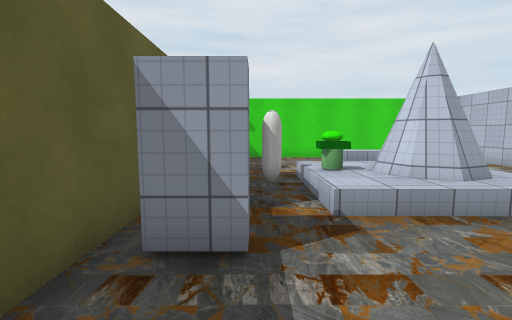
[1] (above)

23 first-person views from a walk through a scene from a Unity 3-D project. The camera is 1.5 m above the floor, tilts 6° down and sees 85° across. The floor is counted in squares, 1.09 m on a side. Each view is taken from the middle of a square. On the plan, view 1 faces up. The plan holds only what a view shows up to about 13 squares ahead; the rest is blank. The place goes on beyond the plan. The player character is not drawn. Some surface patterns are stand-ins.

[2]
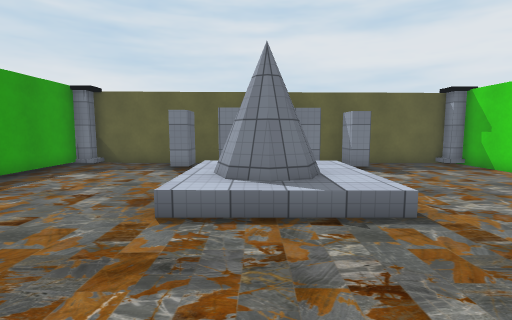

[3]
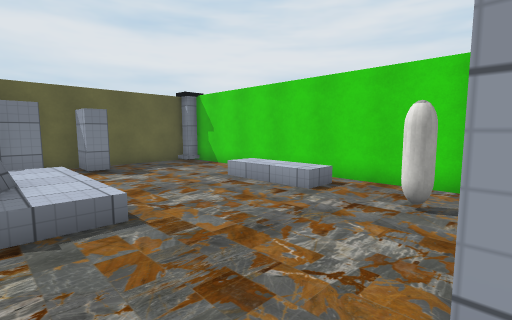

[4]
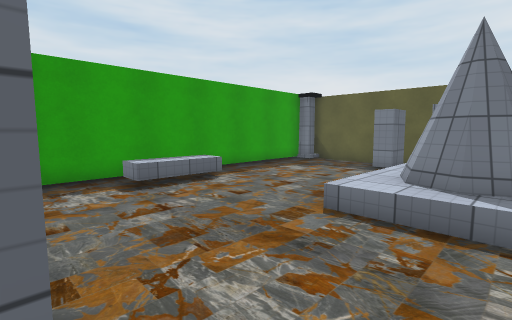

[5]
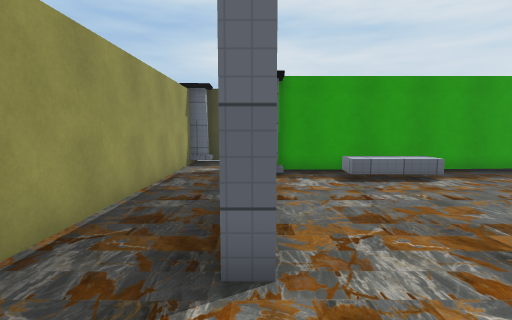

[6]
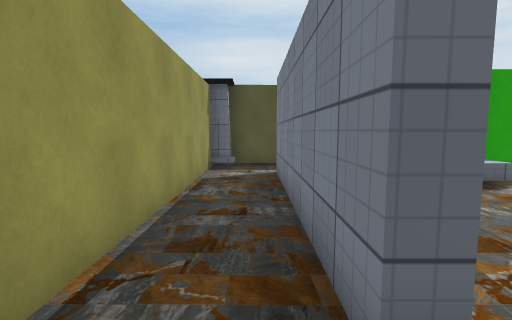

[7]
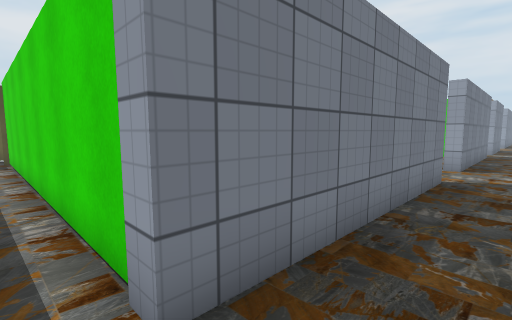

[8]
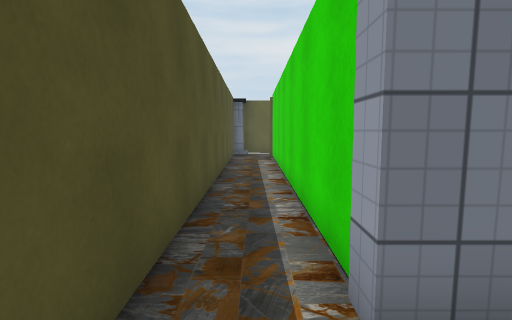

[9]
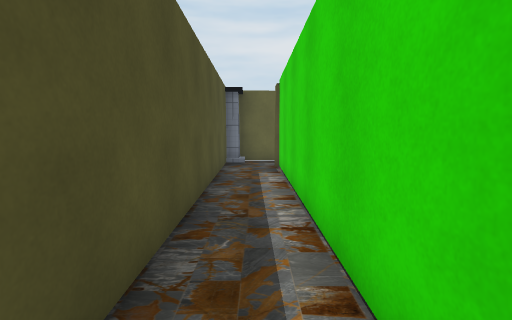

[10]
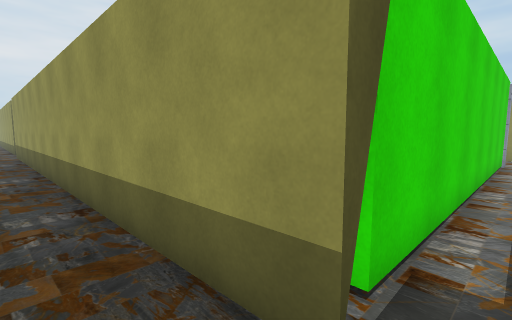

[11]
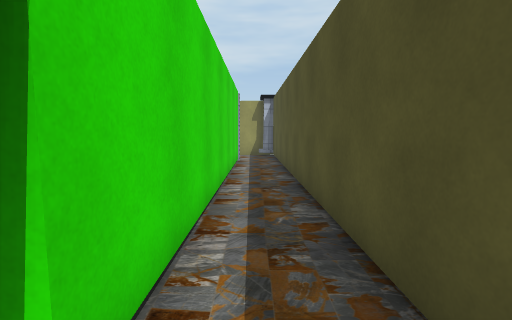

[12]
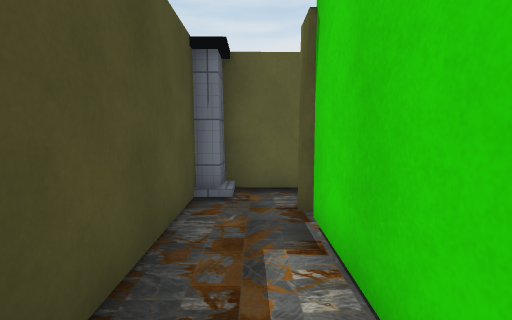

[13]
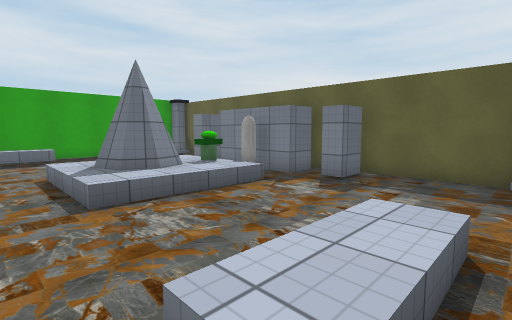

[14]
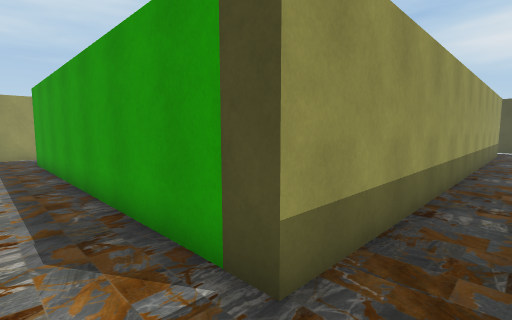

[15]
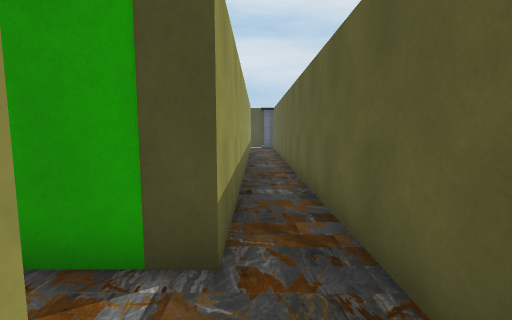

[16]
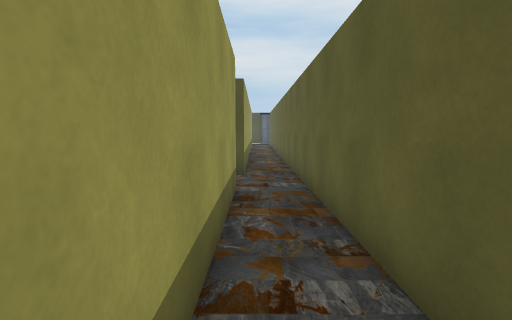

[17]
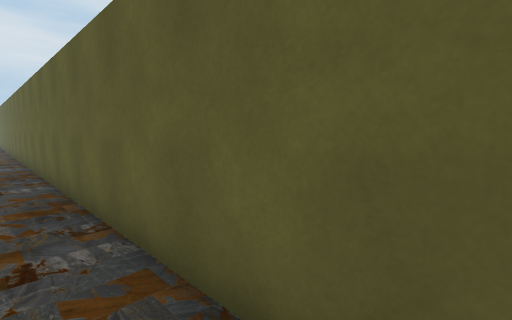

[18]
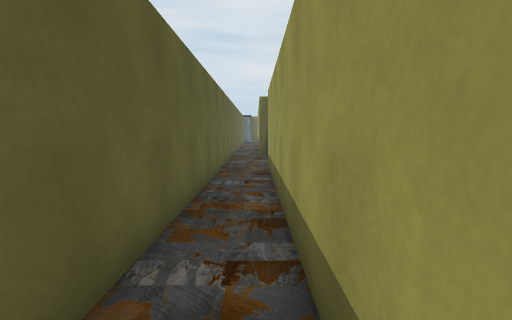

[19]
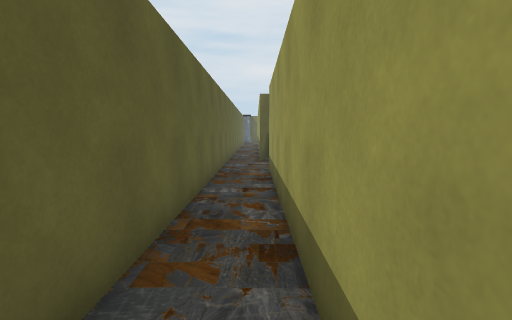

[20]
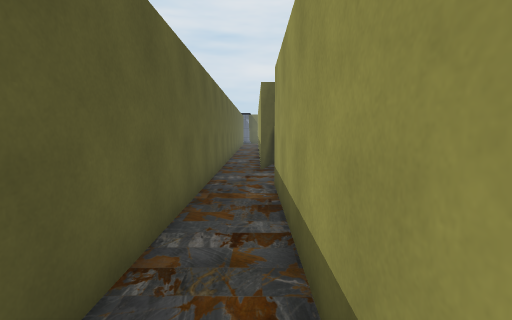

[21]
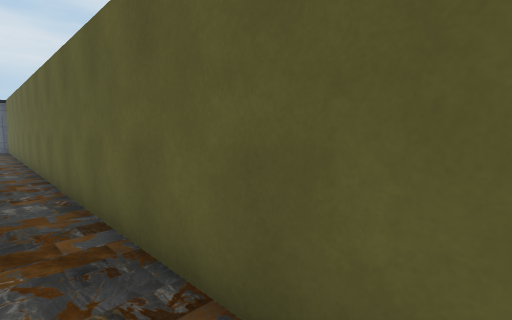

[22]
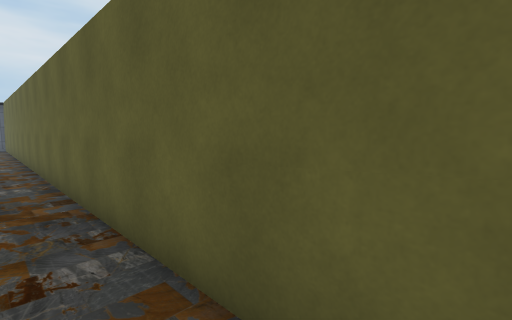

[23]
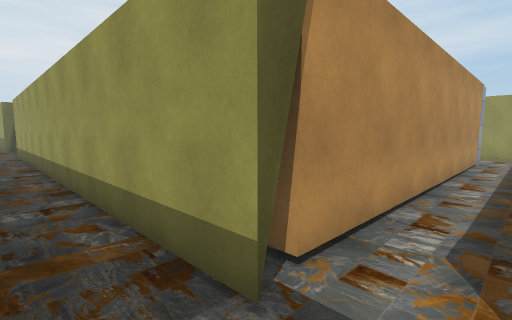

### Floor plan
Key: @ floor where view 1 was taken; # wall or solid block; x gap in a wall; . main floor; : floor 0.5 m higher than the main floor; = window, fence, low wall or low ledge; ^ raised ledge.
Columns run from 5 left of view 1 to 13 right of it. Each row starts with its distance up from view 1.
 35 #..#
 34 #..#
 33 #..#
 32 #..#
 31 #..#
 30 #..#
 29 #..#
 28 #..#
 27 #..#
 26 #..#
 25 #..#
 24 #..#
 23 #..#
 22 #..#
 21 #..#
 20 #..#
 19 #..#
 18 #..############# .#
 17 #.................#
 16 #.................#
 15 #..#############..#
 14 #..#...........#.
 13 #..#.....:::...#.
 12 #..#...........#.
 11 #..#...........#.
 10 #..##..........#.
  9 #..#...........#.
  8 #..###.::::.......
  7 #..###.^##:.......
  6 #..###.:##:.......
  5 #..###.::=:....#..#
  4 #..# ..........#..#
  3 #..#x..........#..#
  2 #..#...........#..#
  1 #..#...........#..#
  0  ..#.@....^^^..#..#
 -1  ..#############..#
 -2 #..#############..#
 -3 #.................#
 -4 ###################

Positions as (right, up) in squares from view 1, and headings:
1: (0, 0), facing up
2: (10, 6), facing left
3: (10, 7), facing up-left
4: (10, 7), facing down-left
5: (10, 8), facing down
6: (11, 7), facing down
7: (12, -3), facing up-left
8: (12, -3), facing left
9: (8, -3), facing left
10: (-4, -3), facing up-right
11: (-3, -3), facing right
12: (2, -3), facing left
13: (7, 14), facing down-left
14: (-4, 17), facing down-right
15: (-3, 18), facing down
16: (-3, 24), facing down
17: (-3, 30), facing down-left
18: (-3, 24), facing up
19: (-3, 25), facing up
20: (-3, 28), facing up
21: (-3, 18), facing down-left
22: (-3, 20), facing down-left
23: (-4, 16), facing up-right
